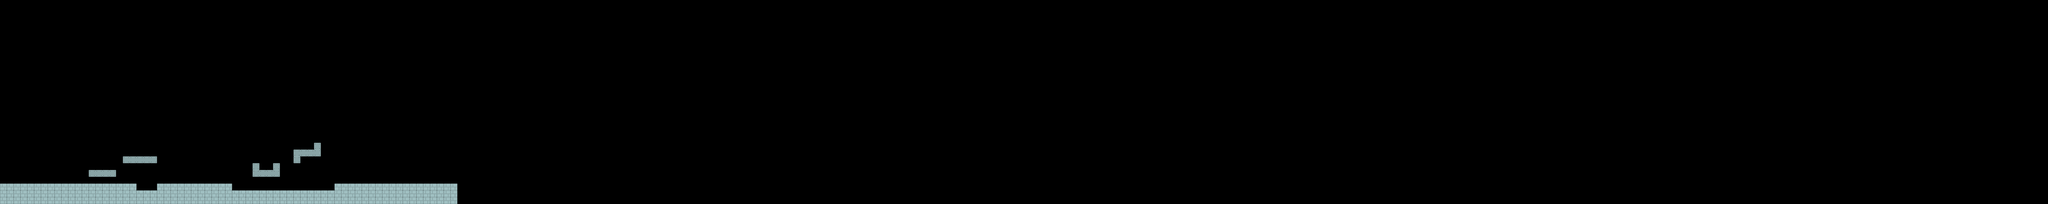

Below is a game level as drawn by its tile map, then a one-line description and the .tmx that defines it (tile-layer data replaced by summaries):
An orthogonal 300x30 tile map with 64x64 px tiles, 1 tile layer (Ground n Platforms) and 18 objects.

<map version="1.2" tiledversion="1.3.3" orientation="orthogonal" renderorder="right-down" width="300" height="30" tilewidth="64" tileheight="64" infinite="0" nextlayerid="3" nextobjectid="22">
 <tileset firstgid="1" name="kenny_sample_tileset" tilewidth="64" tileheight="64" tilecount="98" columns="14">
  <image source="../stackabuse_tiler_assets/tilesets/platformPack_tilesheet.png" width="896" height="448" />
 </tileset>
 <layer id="1" name="Ground n Platforms" width="300" height="30">
  <data>[9000 cells, 225 non-empty, 4 distinct tile ids]</data>
 </layer>
 <objectgroup id="2" name="Spikes">
  <object id="1" gid="71" x="1277.66" y="1793.34" width="64" height="64" />
  <object id="2" gid="71" x="1345.71" y="1793.34" width="64" height="64" />
  <object id="3" gid="71" x="1405.87" y="1793.34" width="64" height="64" />
  <object id="4" gid="71" x="2177.07" y="1792.36" width="64" height="64" />
  <object id="5" gid="71" x="2241.18" y="1793.34" width="64" height="64" />
  <object id="6" gid="71" x="2304.29" y="1792.36" width="64" height="64" />
  <object id="7" gid="71" x="2367.41" y="1793.34" width="64" height="64" />
  <object id="8" gid="71" x="2435.46" y="1793.34" width="64" height="64" />
  <object id="9" gid="71" x="2497.59" y="1794.33" width="64" height="64" />
  <object id="10" gid="71" x="2563.66" y="1793.34" width="64" height="64" />
  <object id="11" gid="71" x="2626.78" y="1794.33" width="64" height="64" />
  <object id="12" gid="71" x="2689.89" y="1794.33" width="64" height="64" />
  <object id="13" gid="71" x="2754" y="1793.34" width="64" height="64" />
  <object id="14" gid="71" x="2817.11" y="1794.33" width="64" height="64" />
  <object id="15" gid="71" x="2882.2" y="1794.33" width="64" height="64" />
  <object id="16" gid="71" x="2944.33" y="1794.33" width="64" height="64" />
  <object id="17" gid="71" x="3011.39" y="1793.34" width="64" height="64" />
  <object id="18" gid="71" x="3073.52" y="1794.33" width="64" height="64" />
 </objectgroup>
</map>
